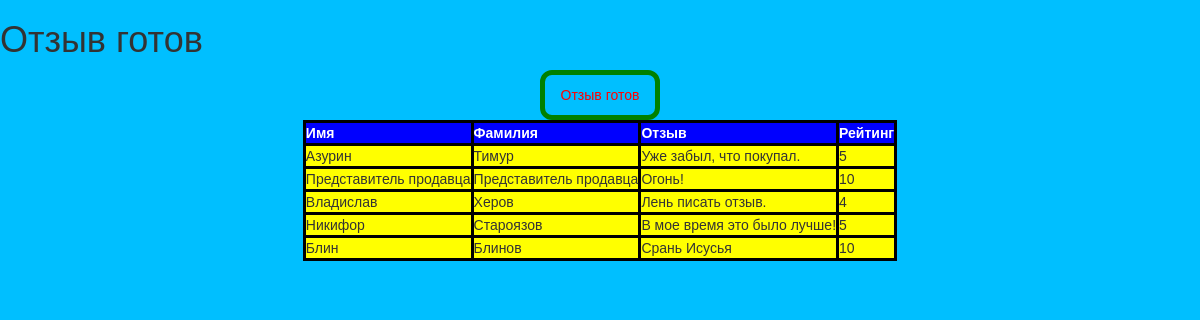
Page /list/ on the committed database.
### book_app/models.py (models this page shows)
class Feedback(models.Model):
    name = models.CharField(max_length=30, validators=[MinLengthValidator(3)])
    surname = models.CharField(max_length=60)
    feedback = models.TextField()
    rating = models.PositiveIntegerField(validators=[MaxValueValidator(10)])

### book_app/views.py (the view)
# urls.py: path("list/", ListFeedBack.as_view(), name='get-ListFeedBack'),
class ListFeedBack(ListView):  # выводим данные из модели с помощью CBV ListViews
    template_name = 'book_app/list_feedback.html'
    model = Feedback
    context_object_name = "feedbacks"#переопределяем переменную, итерируемся в шаблоне по "feedbacks"
    def get_queryset(self):#возвращаем фильтрованные данные из формы
        queryset = super().get_queryset()#переопределяем родительский метод
        filter_gs = queryset.filter(rating__gt=3)#фильтруем по рейтингу, райтинг больше 3
        return filter_gs

### book_app/templates/book_app/list_feedback.html (shortened to what this page needs)
<!DOCTYPE html>
{% extends 'base.html' %}
{% block styles %}
<p class="one">  {% block title %} Отзыв готов {% endblock %}  </p>
{% endblock %}
{% block content %}
<table>
    <tr>
        <th class="th1">Имя</th>
        <th class="th1">Фамилия</th>
        <th class="th1">Отзыв</th>
        <th class="th1">Рейтинг</th>
    </tr>
{% for feedback in feedbacks %}
<tr>
    <td>{{feedback.name}}</td>
    <td>{{feedback.surname}}</td>
    <td>{{feedback.feedback}}</td>
    <td>{{feedback.rating}}</td>
</tr>
{% endfor %}
</table>
{% endblock %}

### book_app/static/book_app/css/styles_app.css (style rules this page uses)
body { margin: 0; font-family: Sans-Serif; }
p { text-align: center; color: green; }

### templates/base.html (style rules this page uses)
table { margin: auto; border-collapse: collapse; border-style: solid; border-color: black; }
tr, td, th { border-style: solid; border-color: black; background-color: yellow; }
th.th1 { background-color: blue; color: white; }
p.one { width: 10%; border: 5px solid green; text-align: center; margin: auto; padding: 10px; border-radius: 12px; color: red; }
body { background-image: url('../static/book_app/images/photo_2023-02-16_11-45-23.jpg'); background-repeat: no-repeat; background-color: #00BFFF; height: 600px; background-position: right top; background-attachment: fixed;  }

### rows in the picture
Feedback: name "Азурин", surname "Тимур", feedback "Уже забыл, что покупал.", rating "5"
Feedback: name "Представитель продавца", surname "Представитель продавца", feedback "Огонь!", rating "10"
Feedback: name "Владислав", surname "Херов", feedback "Лень писать отзыв.", rating "4"
Feedback: name "Никифор", surname "Староязов", feedback "В мое время это было лучше!", rating "5"
Feedback: name "Блин", surname "Блинов", feedback "Срань Исусья", rating "10"
